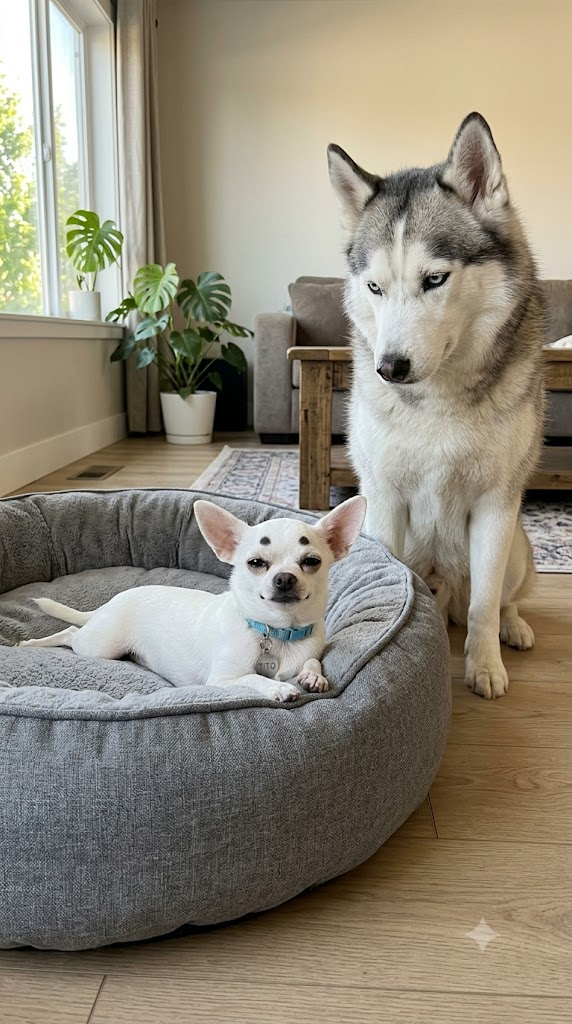
#> input picture character/duo-scene-dogbed.jpg, 572 x 1024 px
$ python postfx.py ../character/duo-scene-dogbed.jpg
#> lines starting #> are read from the running program, lines starting #| are printed output that depends on the picture
# -*- coding: utf-8 -*-
r"""postfx.py — 場景圖後製一支搞定（2026-08-19 建立，取代零散的 _fix_*_dots*.py）

兩件事合併：
  A. 黑點眉補繪（v3 乘暗毛斑法，賢賢 8/19 裁示：禁塗眉感、係數 0.08–0.10）
     —— 座標仍要人工格線校準，跟 _fix_d10_dots_v3.py 同款演算法
  B. 相機缺陷後製（BENCHMARK 08-exp-realism 結論：顆粒／色差／JPEG 痕跡
     這類「相機行為」FLUX 畫不出來，只能後製加；同時壓掉 AI 光滑感）

用法：
  只補相機缺陷（最常用，gen_scene_flux 出圖後接著跑）：
    python auto\postfx.py clips\d10s1_scene.png
  連黑點眉一起補：
    python auto\postfx.py clips\d10s1_scene.png --dots 402,371 466,368 --radius 8
  只補眉不加缺陷：
    python auto\postfx.py clips\d10s1_scene.png --dots 402,371 466,368 --no-camera
  調強度：
    --grain 6（顆粒 σ，0=關）  --ca 1.0（色差位移 px，0=關）  --jpeg 80（壓縮質感，0=關）

原圖自動備份成 <名>_原圖備份.png，重跑前會從備份還原，所以本腳本可安全重跑（冪等）。
影片要壓光滑感另走 ffmpeg：-vf "noise=alls=6:allf=t+u"（這支只管靜態圖）。
"""
import argparse
import io
import sys
from pathlib import Path

import numpy as np
from PIL import Image, ImageFilter

sys.stdout.reconfigure(encoding="utf-8", errors="replace")


# [18 lines left out: function draw_dots, not called in this run]


def chromatic_aberration(arr: np.ndarray, px: float) -> np.ndarray:
    """R 往右、B 往左各平移 px 像素——廉價手機鏡頭的橫向色差。"""
#> called with px = 1
    s = max(1, int(round(px)))
    out = arr.copy()
    out[:, s:, 0] = arr[:, :-s, 0]   # R 右移
    out[:, :-s, 2] = arr[:, s:, 2]   # B 左移
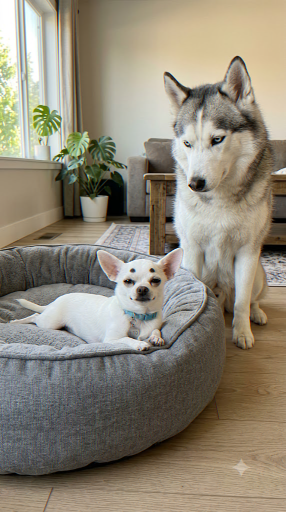
#> out: shape (1024, 572, 3) float32 (shown at 1/2 size); mean R, G, B 141.7, 134.3, 118.6
    return out


def add_grain(arr: np.ndarray, sigma: float, seed: int) -> np.ndarray:
    """感光元件噪點：亮度越暗噪越明顯（陰影噪點），壓 AI 光滑感的主力。"""
#> called with sigma = 5, seed = 20260819
    rng = np.random.default_rng(seed + 1)
    lum = arr.mean(axis=2, keepdims=True) / 255.0
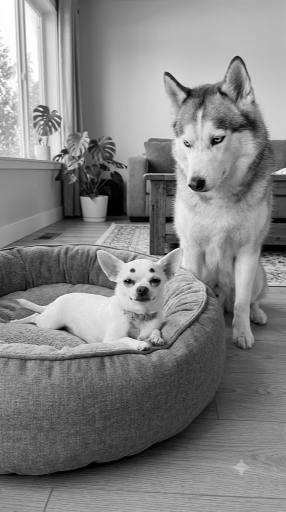
#> lum: shape (1024, 572, 1) float32 (shown at 1/2 size); min 0, max 1, mean 0.516
    weight = 0.6 + 0.8 * (1.0 - lum)          # 暗部 1.4 倍、亮部 0.6 倍
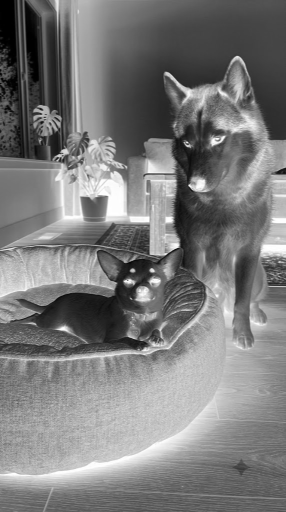
#> weight: shape (1024, 572, 1) float32 (shown at 1/2 size); min 0.6, max 1.4, mean 0.987; drawn with min black and max white
    noise = rng.normal(0, sigma, arr.shape).astype(np.float32) * weight
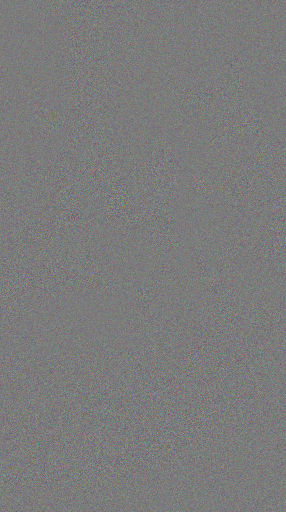
#> noise: shape (1024, 572, 3) float32 (shown at 1/2 size); mean R, G, B 0, 0, 0; drawn with min black and max white
    return arr + noise
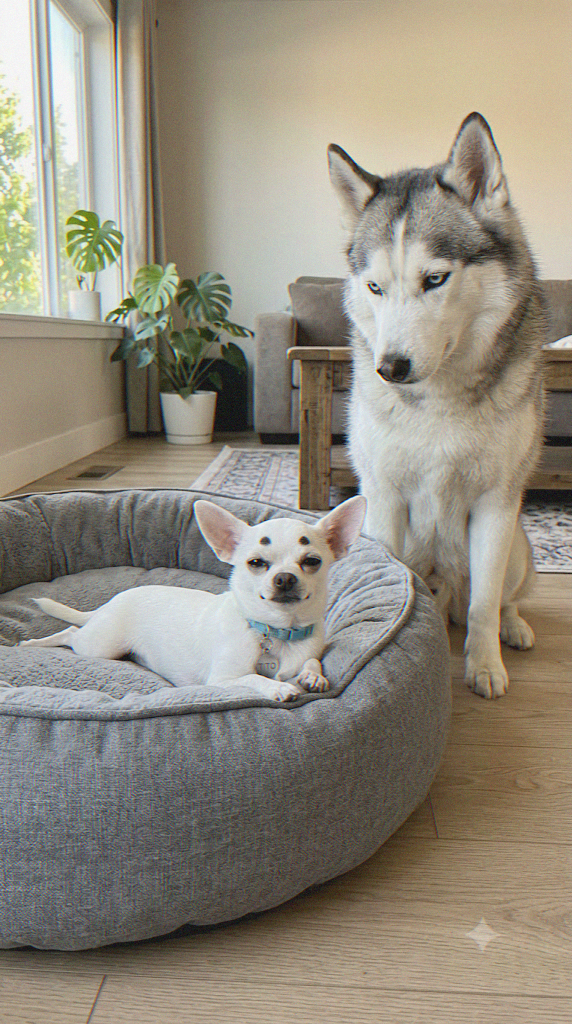
#> returned value: shape (1024, 572, 3) float32; mean of channels 0, 1, 2 141.7, 134.3, 118.6; drawn with min black and max white


def jpeg_roundtrip(im: Image.Image, quality: int) -> Image.Image:
    """壓一輪 JPEG 再解回來，留下 8x8 區塊痕跡。"""
    buf = io.BytesIO()
    im.save(buf, format="JPEG", quality=quality)
    buf.seek(0)
    return Image.open(buf).convert("RGB")


def main():
    ap = argparse.ArgumentParser()
    ap.add_argument("image", help="場景圖路徑（就地覆寫，原圖自動備份）")
    ap.add_argument("--dots", nargs=2, metavar="x,y",
                    help="黑點眉兩顆座標，例：--dots 402,371 466,368（不給就不補眉）")
    ap.add_argument("--radius", type=int, default=8, help="毛斑半徑 px（預設 8）")
    ap.add_argument("--no-camera", action="store_true", help="不加相機缺陷（只補眉）")
    ap.add_argument("--grain", type=float, default=5.0, help="顆粒強度 σ（預設 5，0=關）")
    ap.add_argument("--ca", type=float, default=1.0, help="色差位移 px（預設 1，0=關）")
    ap.add_argument("--jpeg", type=int, default=82, help="JPEG 痕跡質量（預設 82，0=關）")
    ap.add_argument("--seed", type=int, default=20260819)
    args = ap.parse_args()

    src = Path(args.image)
    if not src.exists():
        print(f"[X] 找不到圖：{src}")
        sys.exit(1)
    if not args.dots and args.no_camera:
        print("[X] 眉也不補、缺陷也不加，沒事可做")
        sys.exit(1)

    # 冪等：有備份就從備份讀（代表之前跑過），沒有就先備份
    bak = src.with_name(src.stem + "_原圖備份.png")
    if bak.exists():
        im = Image.open(bak).convert("RGB")
        print(f"[i] 從備份還原重做：{bak.name}")
    else:
        im = Image.open(src).convert("RGB")
        im.save(bak)
        print(f"[i] 原圖已備份：{bak.name}")

    arr = np.asarray(im).astype(np.float32)
    done = []

    if args.dots:
        dots = [tuple(int(v) for v in d.split(",")) for d in args.dots]
        arr = draw_dots(arr, dots, args.radius, args.seed)
        done.append(f"黑點眉 v3 毛斑 {dots} R={args.radius}")

    if not args.no_camera:
        if args.ca > 0:
            arr = chromatic_aberration(arr, args.ca)
            done.append(f"色差 {args.ca}px")
        if args.grain > 0:
            arr = add_grain(arr, args.grain, args.seed)
            done.append(f"顆粒 σ={args.grain}")

    out = Image.fromarray(np.clip(arr, 0, 255).astype(np.uint8))
#> out: PIL image 572x1024 RGB
    if not args.no_camera and args.jpeg > 0:
        out = jpeg_roundtrip(out, args.jpeg)
        done.append(f"JPEG 痕跡 q={args.jpeg}")

    out.save(src)
    print(f"[ok] {src.name} ← " + "＋".join(done))


if __name__ == "__main__":
    main()

$ run again, on character/duo-新臉-奸詐哈士奇×高傲吉娃娃.jpg
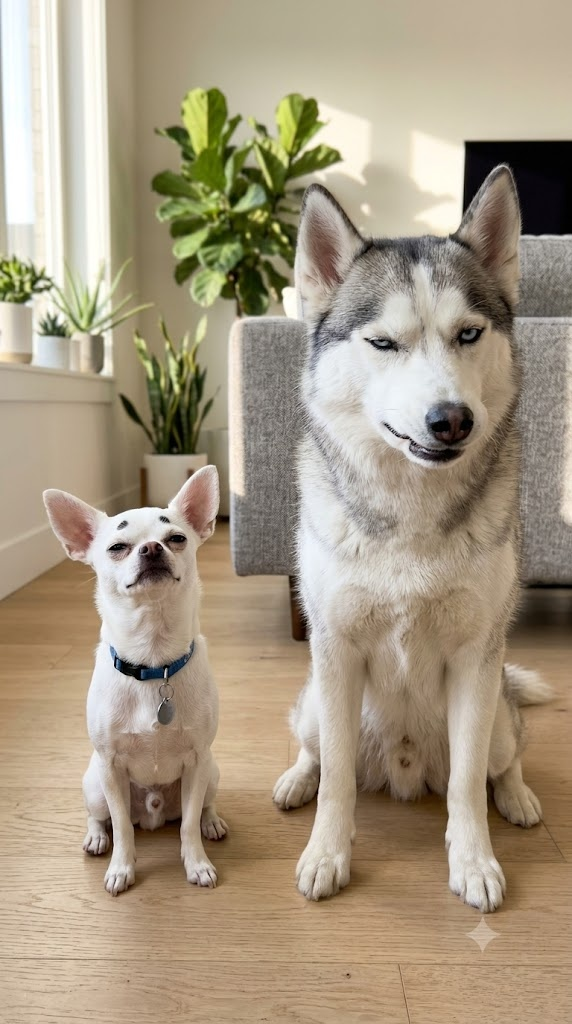
#> input picture character/duo-新臉-奸詐哈士奇×高傲吉娃娃.jpg, 572 x 1024 px
#> in main, im is the input picture: PIL image 572x1024 RGB; mean R, G, B 166.5, 152.9, 130.8
#> in add_grain, `weight = 0.6 + 0.8 * (1.0 - lum)`:
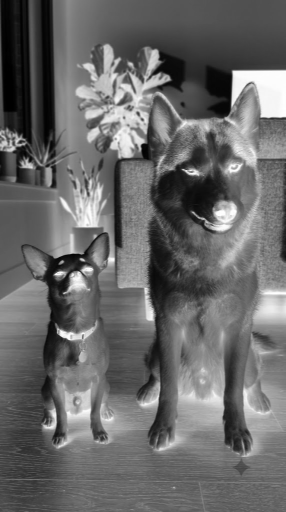
#> weight: shape (1024, 572, 1) float32 (shown at 1/2 size); min 0.6, max 1.4, mean 0.929; drawn with min black and max white
#> in add_grain, `return arr + noise`:
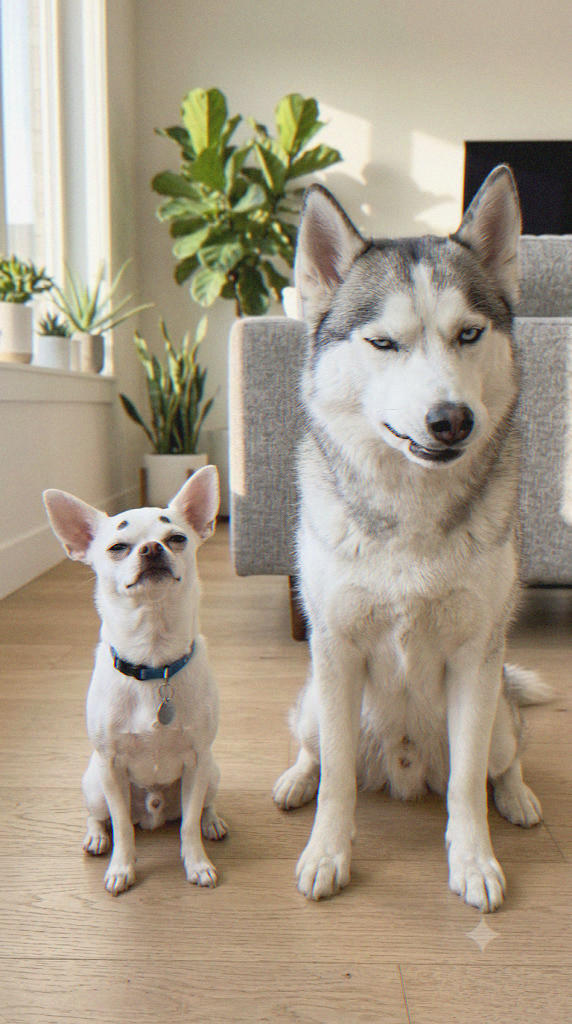
#> returned value: shape (1024, 572, 3) float32; mean of channels 0, 1, 2 166.6, 152.9, 130.7; drawn with min black and max white

$ run again, on character/taco-ref-v2-sly.jpg
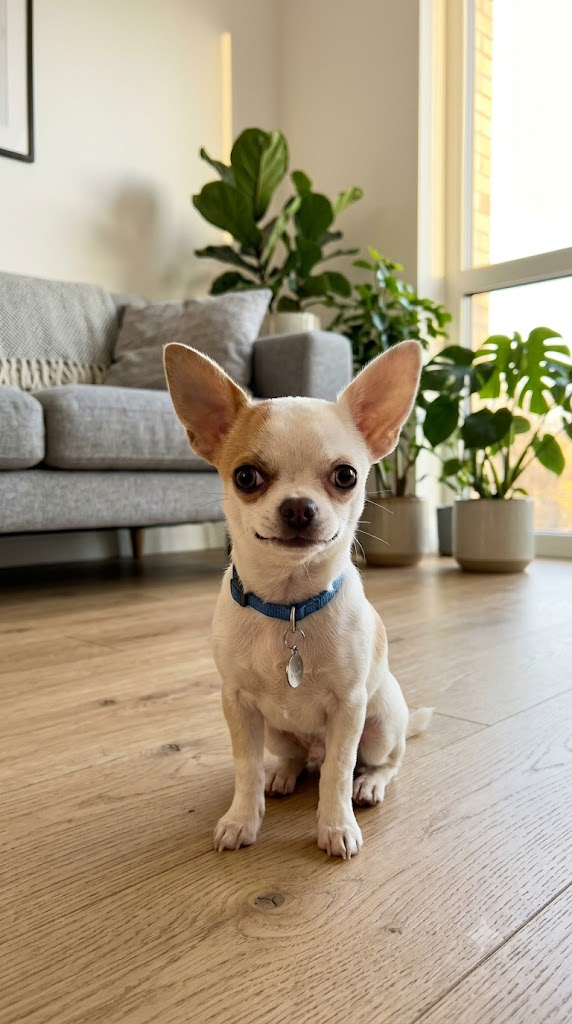
#> input picture character/taco-ref-v2-sly.jpg, 572 x 1024 px
#> in add_grain, `weight = 0.6 + 0.8 * (1.0 - lum)`:
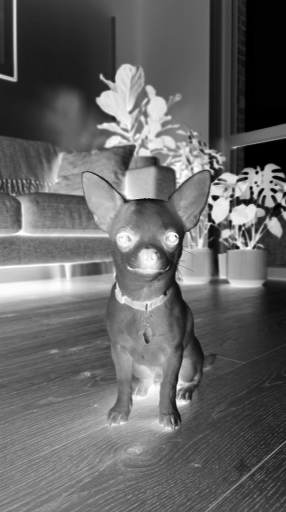
#> weight: shape (1024, 572, 1) float32 (shown at 1/2 size); min 0.6, max 1.4, mean 0.92; drawn with min black and max white
#> in add_grain, `return arr + noise`:
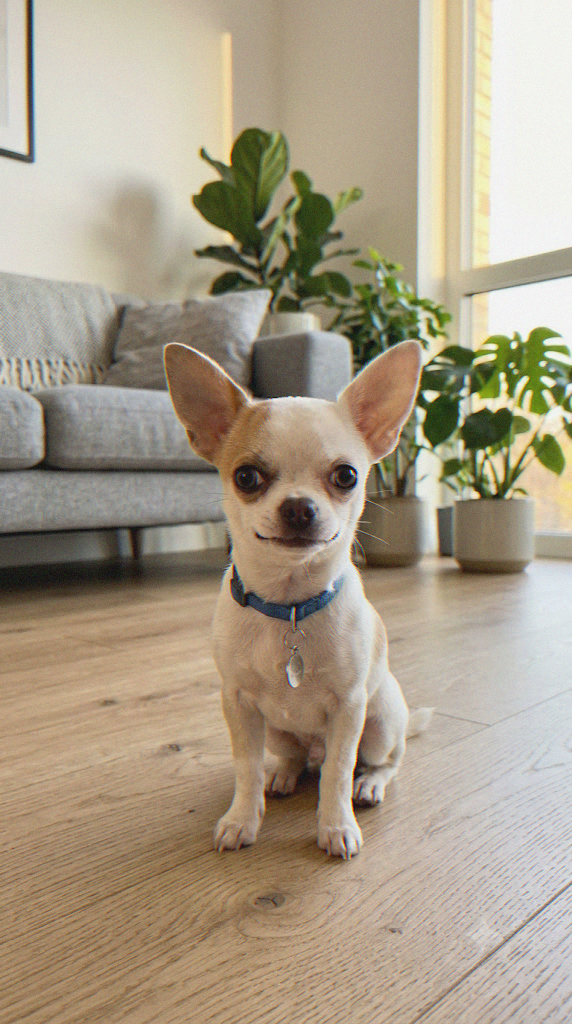
#> returned value: shape (1024, 572, 3) float32; mean of channels 0, 1, 2 170.2, 156.1, 132.4; drawn with min black and max white
